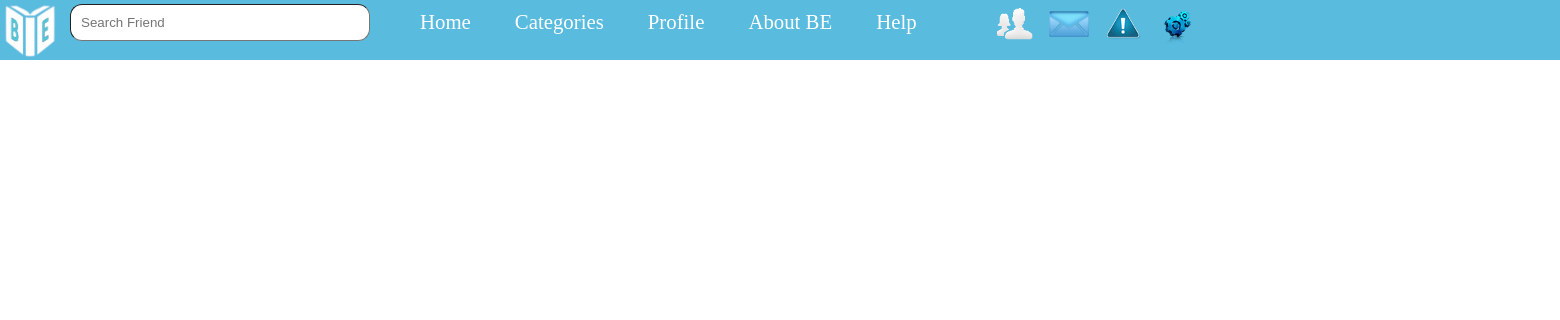
Page /php/homePage.php (signed in) on the earlier database version.
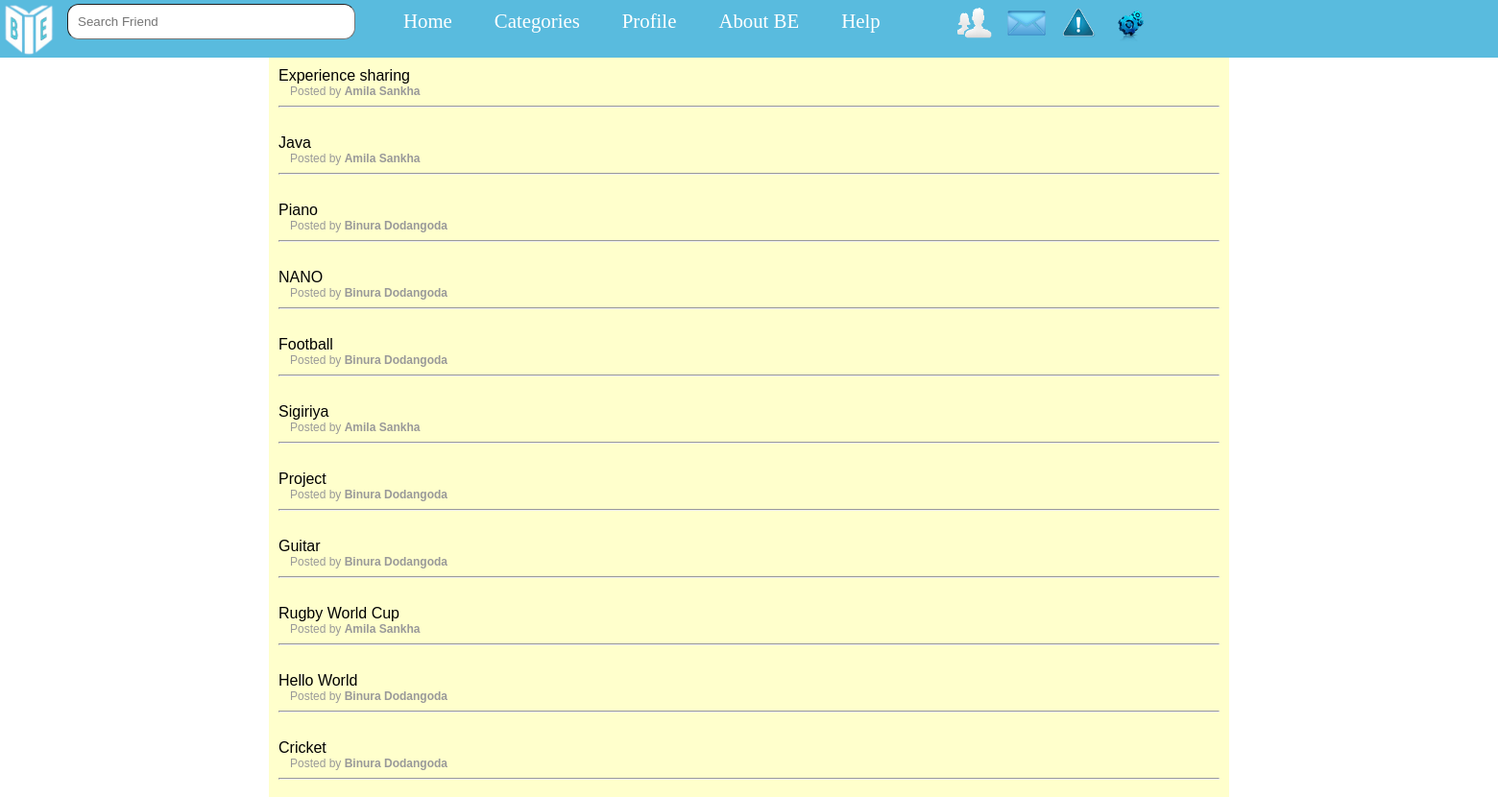
Same page on the later database version.
### tables this page shows
CREATE TABLE IF NOT EXISTS `story` (
  `Story_ID` int(10) NOT NULL AUTO_INCREMENT,
  `Title` varchar(25) NOT NULL,
  `Body` char(250) NOT NULL,
  `Category_ID` int(2) NOT NULL,
  `Type` varchar(2) NOT NULL,
  `Publish_Date` datetime NOT NULL,
  `Author_ID` int(6) NOT NULL,
  `Like_Count` int(4) NOT NULL,
  `Dislike_Feed` int(4) NOT NULL,
  `lastUpdate` datetime NOT NULL,
  PRIMARY KEY (`Story_ID`),
  KEY `Author_ID` (`Author_ID`),
  KEY `Category` (`Category_ID`)
);

CREATE TABLE IF NOT EXISTS `registered_user` (
  `Registation_ID` int(6) NOT NULL AUTO_INCREMENT,
  `User_Level` varchar(1) NOT NULL,
  `First_Name` varchar(25) NOT NULL,
  `Last_Name` varchar(25) NOT NULL,
  `Email_Address` varchar(50) NOT NULL,
  `Password` varchar(100) NOT NULL,
  `Reg.date` date NOT NULL,
  `Profpic` varchar(10) NOT NULL,
  `Gender` varchar(1) NOT NULL,
  `Status` varchar(10) DEFAULT 'None',
  `DOB` date NOT NULL,
  `City` varchar(15) DEFAULT 'None',
  `ip` varchar(15) NOT NULL,
  `lastLogin` datetime NOT NULL,
  `loginStatus` tinyint(1) NOT NULL,
  PRIMARY KEY (`Registation_ID`),
  UNIQUE KEY `Email_Address` (`Email_Address`),
  KEY `Registation_ID` (`Registation_ID`)
);

### php/homePage.php (the view, shortened to what this page needs)
<?php
if (isset($_SESSION['login'])) {
    $id = $_SESSION['id'];
} else {
    header('Location: ../index.html');
    exit();
}
?>
<html>
    <head>
        <link href="../css/catstyle.css" type="text/css" rel="stylesheet">
    </head>
    <body>
    </body>
</html>
<?php
include_once './databaseConnection.php';
include_once("template_top.php");
$sql1 = "SELECT s.* FROM friend_add f JOIN story s ON (f.F_Registation_ID = s.Author_ID OR f.Registation_ID = s.Author_ID) WHERE f.Registation_ID = '$id' and f.Confirmation = 1 and f.SenderID = '$id' and Type != 'pr' ORDER BY lastUpdate DESC";
$query1 = mysqli_query($con, $sql1);
if ($query1) {
    $i = 0;
    while ($row = mysqli_fetch_assoc($query1)) {
        $storyID = $row["Story_ID"];
        $storyDetails = "SELECT * FROM registered_user INNER JOIN story ON registered_user.Registation_ID=story.Author_ID WHERE Story_ID=" . $storyID . ";";
        $sqlstoryDetails = mysqli_query($con, $storyDetails);
        $runStory = mysqli_fetch_assoc($sqlstoryDetails);
        $author = $runStory['First_Name'] . ' ' . $runStory['Last_Name'];
        $title = $runStory['Title'];
        echo "<main id='acc'>
                <section id='item." . $i . "'>
                <a href='#item." . $i . "' style='font-family:Verdana, Geneva, sans-serif' onclick =viewStory($storyID)>" . $title . "</a>
                <div id='postDet'>Posted by <b>" . $author . "</b></div>
                <hr/>
                </section>
                </main>";
        $i++;
    }
}

Differences in the rows shown:
now on this page (row edited): story: Title "Experience sharing", Author_ID.Last_Name "Amila Sankha"
now on this page (row edited): story: Title "Java", Author_ID.Last_Name "Amila Sankha"
now on this page (row edited): story: Title "Piano", Author_ID.Last_Name "Binura Dodangoda"
now on this page (row edited): story: Title "NANO", Author_ID.Last_Name "Binura Dodangoda"
now on this page (row edited): story: Title "Football", Author_ID.Last_Name "Binura Dodangoda"
now on this page (row edited): story: Title "Sigiriya", Author_ID.Last_Name "Amila Sankha"
now on this page (row edited): story: Title "Project", Author_ID.Last_Name "Binura Dodangoda"
now on this page (row edited): story: Title "Guitar", Author_ID.Last_Name "Binura Dodangoda"
now on this page (row edited): story: Title "Rugby World Cup", Author_ID.Last_Name "Amila Sankha"
now on this page (row edited): story: Title "Hello World", Author_ID.Last_Name "Binura Dodangoda"
now on this page (row edited): story: Title "Cricket", Author_ID.Last_Name "Binura Dodangoda"
